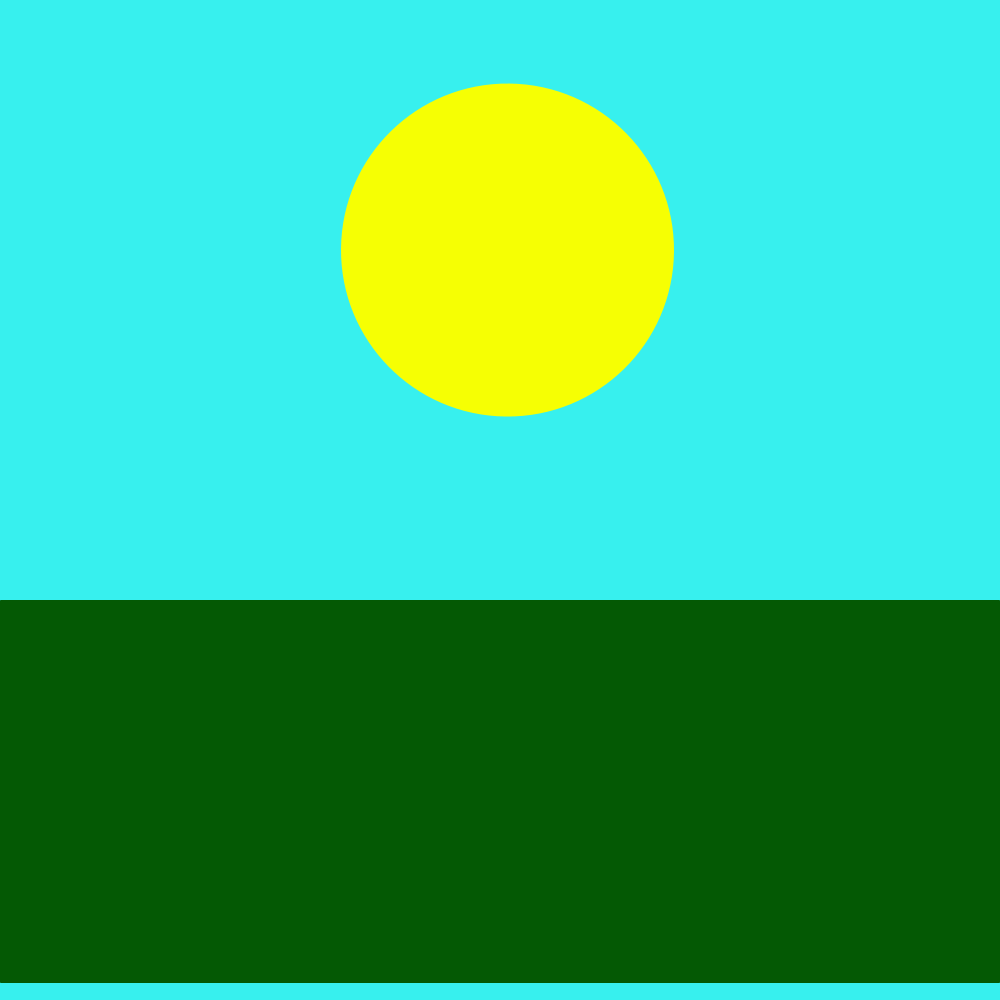
Frame 1 (no input)
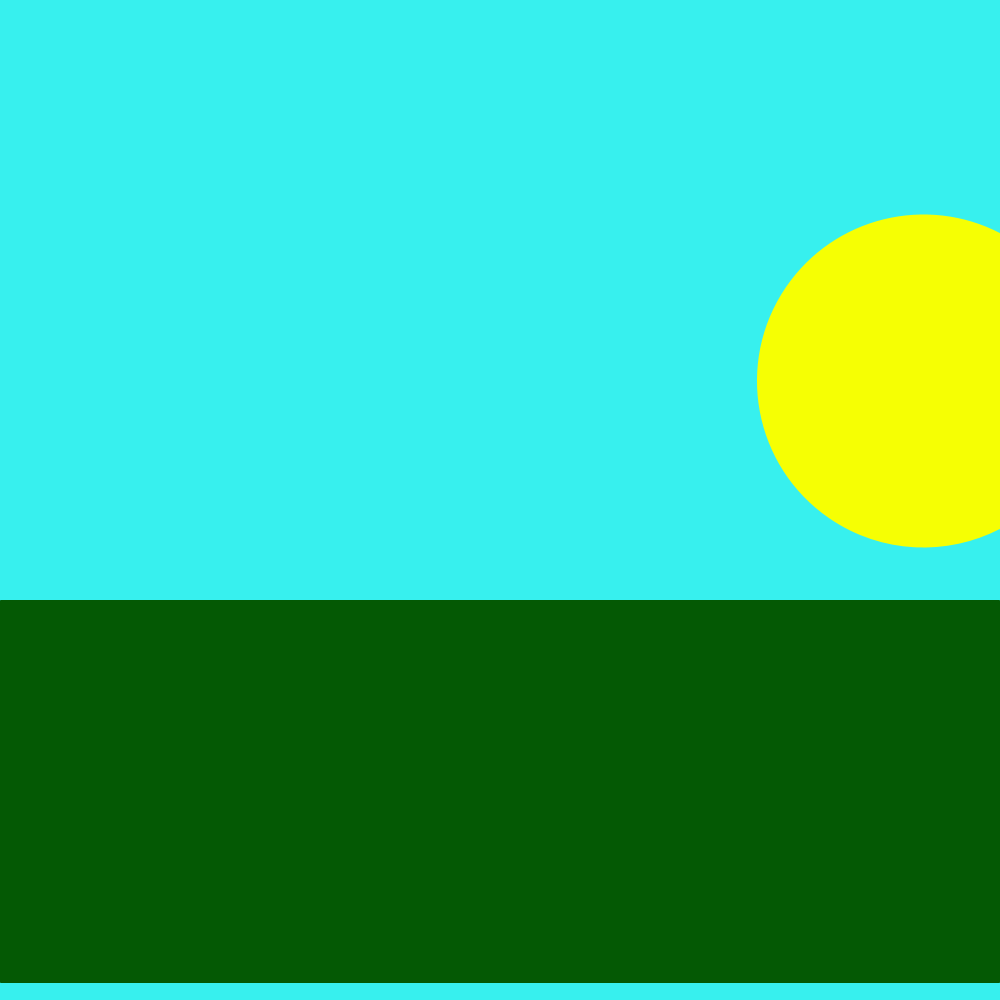
Frame 60 (the mouse pressed at the canvas centre just before this capture)
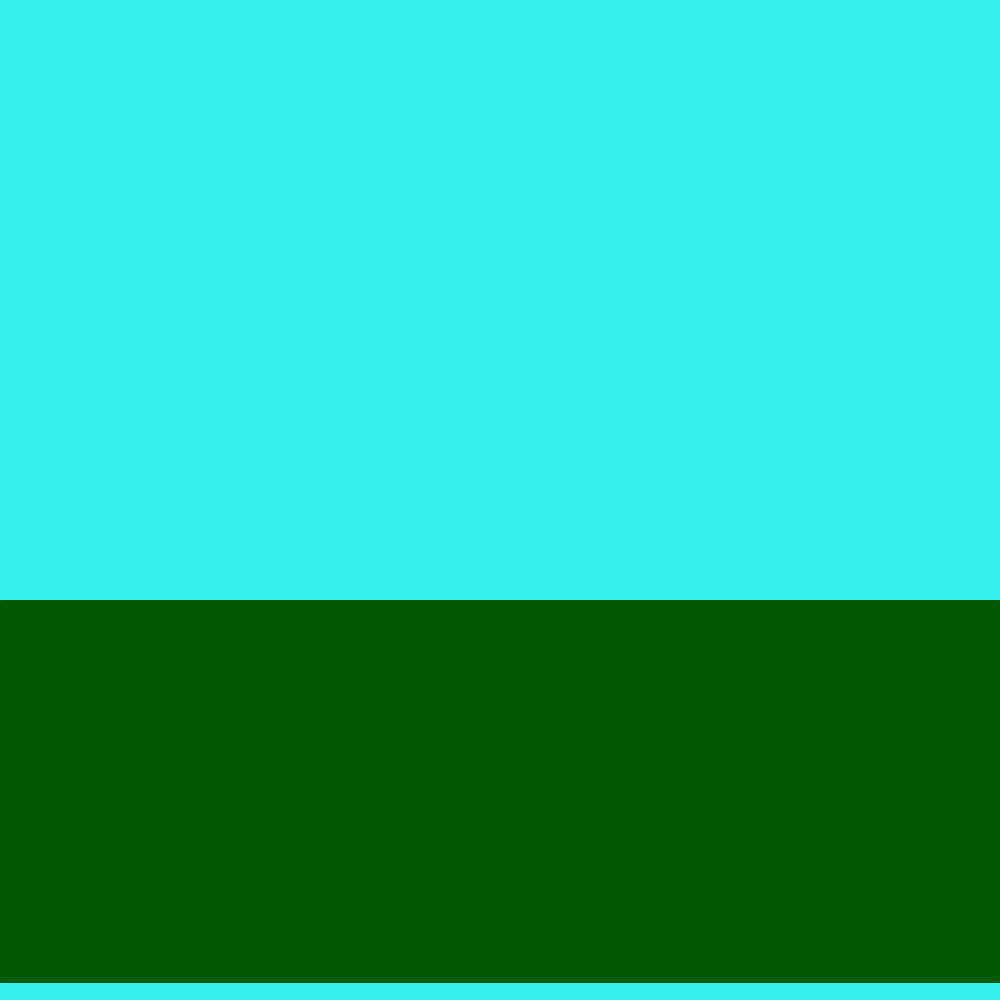
Frame 120 (the mouse held since frame 60 and released just before this capture)

The Processing sketch that drew these frames (run headless with seeded random() and noise(); from frame 60 on, the mouse is pressed at the canvas centre):

// Processing sketch: ASG2_4_the_perfect_loop_remake
// ── ASG2_4_the_perfect_loop_remake.pde
float sunOffset= -750;
float moonOffset= 750;
color sky = color(55, 240, 238);
color sun = color(248, 240, 240);
void setup() {
  
  size(1000, 1000);
}

void draw() {
  background(sky);

  translate(500, 1000);
  //sun and moon
  noStroke();
  rotate(frameCount*0.01);
  fill(246, 255, 3);
  circle(0, sunOffset, 333);
  fill(248, 240, 240);
  circle(0, moonOffset, 333);
  fill(sky);
  circle(50,moonOffset,300);
  fill(4, 89, 4);
  lerpColor(sky,sky,sky);

  resetMatrix();
  //earth
  rect(0, 600, 1000, 383, 1);
   
}
